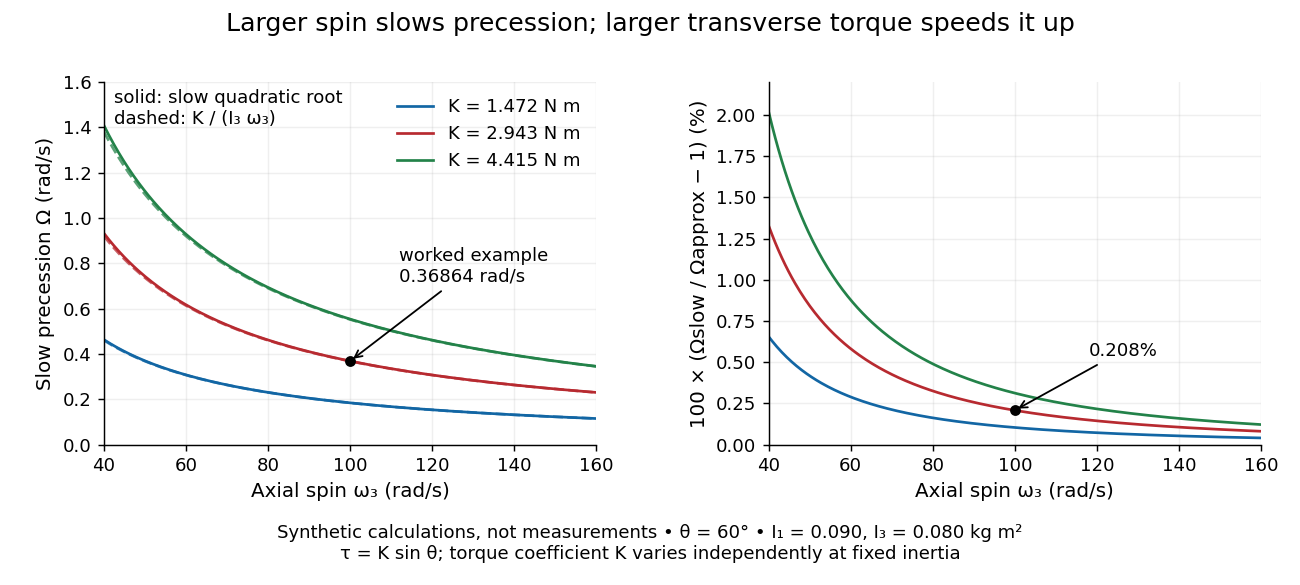

Reproduce this figure in Python.
"""Original synthetic slow-precession sweep, not measured wheel data.

Python 3.14, matplotlib 3.10.7, numpy 2.3.5. Run from _media, MPLBACKEND=Agg.
"""
from pathlib import Path
import numpy as np
import matplotlib.pyplot as plt

spin = np.linspace(40., 160., 300)
I1, I3, theta = .09, .08, np.pi/3
Ls = I3 * spin
a = I1 * np.cos(theta)
fig, (ax, err) = plt.subplots(1, 2, figsize=(10, 4.5), facecolor='white')
fig.suptitle('Larger spin slows precession; larger transverse torque speeds it up', fontsize=14)
for K, color in zip((1.4715, 2.943, 4.4145), ('#1266a4', '#b72a30', '#238249')):
    disc = Ls**2 - 4*a*K
    assert np.all(disc > 0)
    exact = 2*K / (Ls + np.sqrt(disc))
    approx = K / Ls
    ax.plot(spin, exact, color=color, label=f'K = {K:.4g} N m')
    ax.plot(spin, approx, '--', color=color, alpha=.75)
    err.plot(spin, 100*(exact/approx-1), color=color)
q = 2*2.943/(8+np.sqrt(64-4*a*2.943))
ax.plot(100, q, 'ko', ms=5)
ax.annotate('worked example\n0.36864 rad/s', xy=(100, q), xytext=(112, .72),
            fontsize=10, arrowprops=dict(arrowstyle='->', color='black'))
err.plot(100, 100*(q/(2.943/8)-1), 'ko', ms=5)
err.annotate('0.208%', xy=(100, 100*(q/(2.943/8)-1)), xytext=(118, .54),
             fontsize=10, arrowprops=dict(arrowstyle='->', color='black'))
for panel in (ax, err):
    panel.set_xlabel('Axial spin ω₃ (rad/s)', fontsize=11)
    panel.set_xlim(40, 160)
    panel.grid(alpha=.2)
    panel.spines[['top', 'right']].set_visible(False)
ax.set_ylabel('Slow precession Ω (rad/s)', fontsize=11)
ax.set_ylim(0, 1.6)
ax.legend(frameon=False, fontsize=10, loc='upper right')
ax.text(.02, .98, 'solid: slow quadratic root\ndashed: K / (I₃ ω₃)', va='top',
        transform=ax.transAxes, fontsize=10)
err.set_ylabel('100 × (Ωslow / Ωapprox − 1) (%)', fontsize=11)
err.set_ylim(0, 2.2)
fig.text(.5, .045, 'Synthetic calculations, not measurements • θ = 60° • I₁ = 0.090, I₃ = 0.080 kg m²\n'
         'τ = K sin θ; torque coefficient K varies independently at fixed inertia',
         ha='center', fontsize=10)
fig.subplots_adjust(left=.08, right=.97, bottom=.24, top=.86, wspace=.35)
fig.savefig(Path.cwd() / (Path(__file__).stem + '.png'), dpi=130, facecolor='white')
plt.close(fig)
